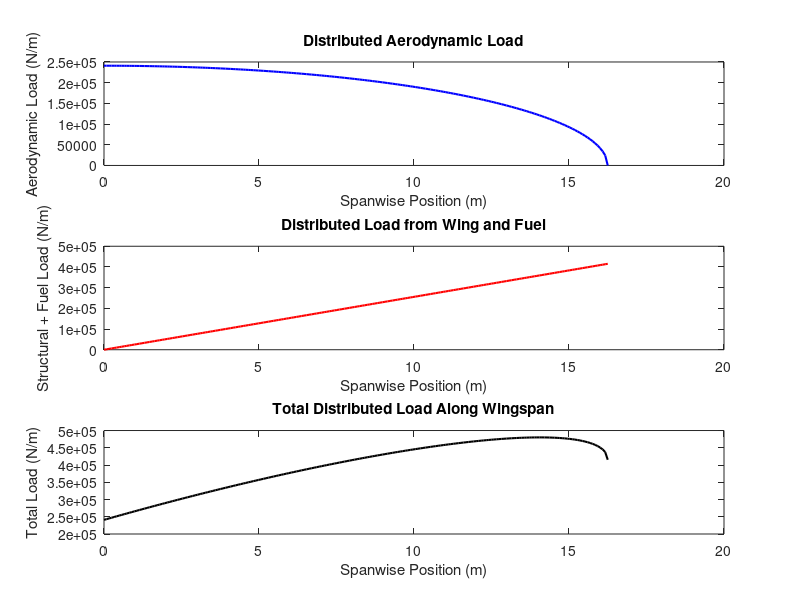
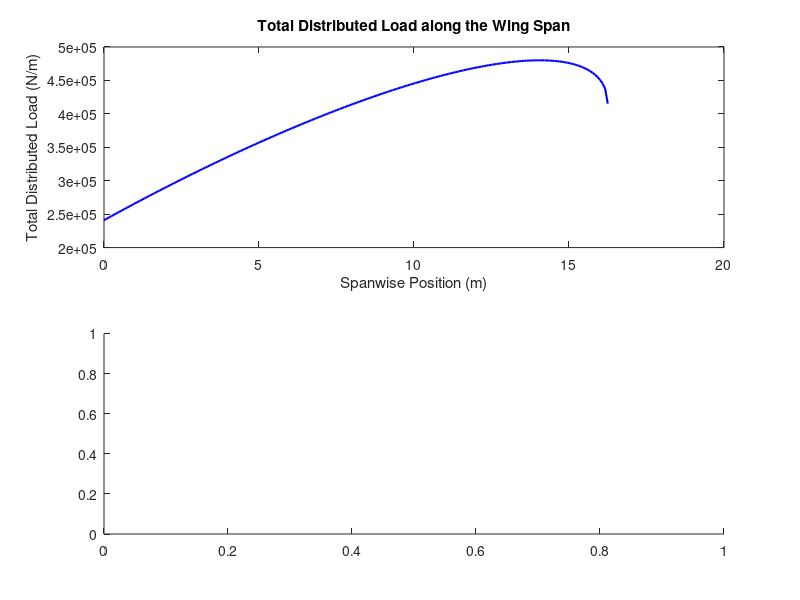

Write the MATLAB code that produced these figures, in order. (Note: this script raises an error after producing the figures.)
span = 65/2; 
engine_mass = 6147;
engine_thrust = 341200; % Thrust per engine in Newtons
mean_chord = 7.41; % Mean chord length in meters 
fan_diameter = 266; 
wing_mass_per_unit_span = 500; % Wing mass per meter of span in kg, average of a wide body
total_lift = (engine_mass * 9.81 * 4); 

% Discretize the wing span
num_points = 200;
x_span = linspace(0, span/2, num_points); % Only half-span needed due to symmetry

% Define possible engine position ranges
engine_positions = linspace(0.1 * (span / 2), 0.9 * (span / 2), 50); % Range from 10% to 90% of half-span


q_aero = 240980 * sqrt(1 - (x_span / (span / 2)).^2); % Aerodynamic load inspired by document
q_wing = 318825 * (x_span / (span / 2)); % Wing weight distribution
q_fuel = 96392 * (x_span / (span / 2)); % Fuel weight distribution

% Total distributed load
q_total = q_aero + q_wing + q_fuel;

% Calculate Bending Moment due to Total Distributed Load
bending_moment = cumtrapz(x_span, q_total .* (x_span(end) - x_span));

min_bending_moment = inf; 
optimal_positions = [0, 0]; 


optimal_inertia = inf; 
optimal_yaw_moment = inf; 

for pos1 = engine_positions
    for pos2 = engine_positions
        % Ensure pos2 is at least 10 meters after pos1
        if pos2 > pos1 + 10
            % Calculate moment contributions from engines (weight and thrust)
            weight_moment_engine1 = engine_mass * 9.81 * (span / 2 - pos1); 
            weight_moment_engine2 = engine_mass * 9.81 * (span / 2 - pos2);
            thrust_moment_engine1 = engine_thrust * (span / 2 - pos1);
            thrust_moment_engine2 = engine_thrust * (span / 2 - pos2);
            
            % Calculate total bending moment at the root
            total_moment = bending_moment + weight_moment_engine1 + weight_moment_engine2 + thrust_moment_engine1 + thrust_moment_engine2;
            root_bending_moment = total_moment(1); 
            
            % Calculate moment of inertia for current engine positions
            inertia_engine1 = engine_mass * (span / 2 - pos1)^2;
            inertia_engine2 = engine_mass * (span / 2 - pos2)^2;
            total_inertia = inertia_engine1 + inertia_engine2;
            
            % Calculate yaw moment due to engine failure
            % Assume failure of engine at pos2 for worst case
            yaw_moment_failure = engine_thrust * (span / 2 - pos2);
            
            
            combined_score = root_bending_moment + 0.1 * total_inertia + 0.05 * yaw_moment_failure;
            
            % Update optimal positions based on combined score
            if combined_score < min_bending_moment
                min_bending_moment = combined_score;
                optimal_positions = [pos1, pos2];
                optimal_inertia = total_inertia;
                optimal_yaw_moment = yaw_moment_failure;
            end
        end
    end
end

% Account for forward and downward placement of engines relative to leading edge
forward_position = 2 * fan_diameter; % 2 fan diameters forward from the leading edge
downward_position = -1 * fan_diameter; % 1 fan diameter down from the leading edge

% Display Optimal Positions and Calculated Values
fprintf('Optimal Engine Positions along the Wing Span: %.2f meters and %.2f meters\n', optimal_positions(1), optimal_positions(2));
fprintf('Forward Position (relative to leading edge): %.2f meters\n', forward_position);
fprintf('Downward Position (relative to leading edge): %.2f meters\n', downward_position);
fprintf('Minimum Bending Moment: %.2f Nm\n', min_bending_moment);
fprintf('Optimal Moment of Inertia: %.2f kg*m^2\n', optimal_inertia);
fprintf('Yaw Moment due to Engine Failure: %.2f Nm\n', optimal_yaw_moment);

% Plot Distributed Loads
figure;
subplot(3,1,1);
plot(x_span, q_aero, 'b', 'LineWidth', 1.5);
xlabel('Spanwise Position (m)');
ylabel('Aerodynamic Load (N/m)');
title('Distributed Aerodynamic Load');

subplot(3,1,2);
plot(x_span, q_wing + q_fuel, 'r', 'LineWidth', 1.5);
xlabel('Spanwise Position (m)');
ylabel('Structural + Fuel Load (N/m)');
title('Distributed Load from Wing and Fuel');

subplot(3,1,3);
plot(x_span, q_total, 'k', 'LineWidth', 1.5);
xlabel('Spanwise Position (m)');
ylabel('Total Load (N/m)');
title('Total Distributed Load Along Wingspan');

% Plot Results with Optimal Positions
figure;
subplot(2, 1, 1);
plot(x_span, q_total, 'b', 'LineWidth', 1.5);
xlabel('Spanwise Position (m)');
ylabel('Total Distributed Load (N/m)');
title('Total Distributed Load along the Wing Span');

subplot(2, 1, 2);
plot(engine_positions, bending_moment, 'r', 'LineWidth', 1.5);
hold on;
plot(optimal_positions(1), min_bending_moment, 'bo', 'MarkerSize', 8, 'MarkerFaceColor', 'b');
plot(optimal_positions(2), min_bending_moment, 'go', 'MarkerSize', 8, 'MarkerFaceColor', 'g');
xlabel('Engine Position (m)');
ylabel('Total Bending Moment at Root (Nm)');
title('Total Bending Moment vs. Engine Position');
legend('Bending Moment', 'Optimal Engine Position 1', 'Optimal Engine Position 2');
